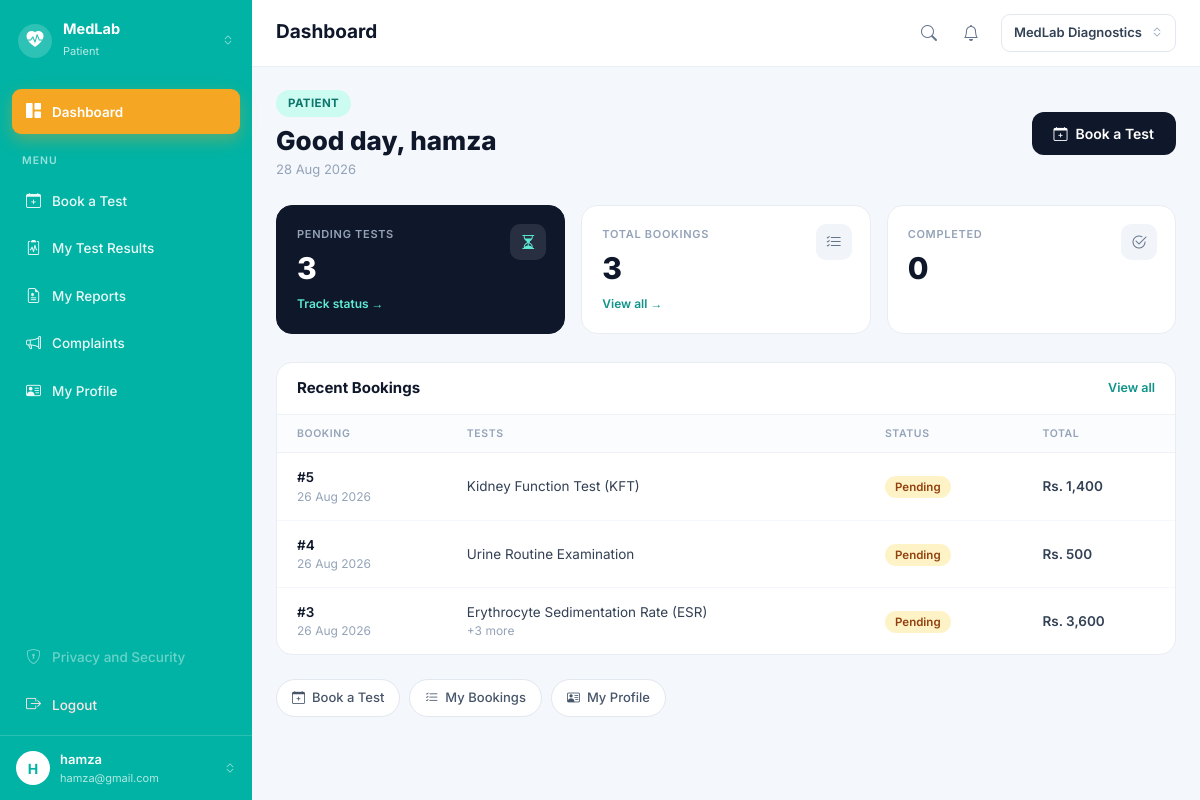
The app's page /auth/dashboard (signed in), older data.
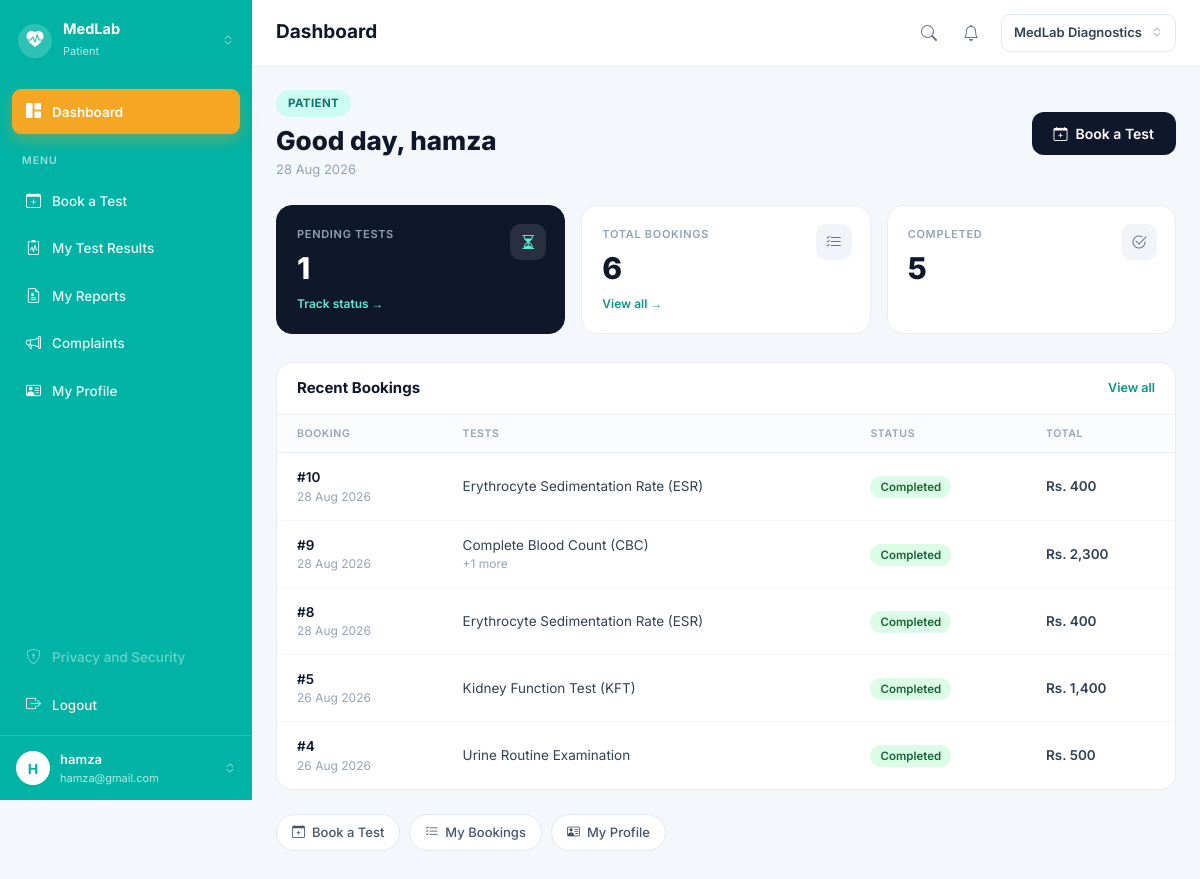
The same page, newer data.
### app/models/booking.py (models this page shows, shortened)
class Booking(db.Model):
    __tablename__ = "bookings"
    id = db.Column(db.Integer, primary_key=True)
    patient_id = db.Column(
        db.Integer,
        db.ForeignKey("patients.id"),
        nullable=False
    )
    booked_by = db.Column(
        db.Integer,
        db.ForeignKey("users.id"),
        nullable=False
    )
    status = db.Column(
        db.String(30),
        default="Pending",
        nullable=False
    )   # Pending, Sample Collected, Processing, Completed, Cancelled
    scheduled_at = db.Column(db.DateTime, nullable=True)
    created_at = db.Column(
        db.DateTime,
        default=lambda: datetime.now(timezone.utc),
        nullable=False
    )
    patient = db.relationship("Patient", backref="bookings")
    items = db.relationship("BookingItem", back_populates="booking", cascade="all, delete-orphan")

### app/models/test.py (models this page shows, shortened)
class Test(db.Model):
    __tablename__ = "tests"
    id = db.Column(db.Integer, primary_key=True)
    category_id = db.Column(
        db.Integer,
        db.ForeignKey("test_categories.id"),
        nullable=False
    )
    name = db.Column(db.String(150), nullable=False)
    code = db.Column(db.String(20), unique=True, nullable=False)
    price = db.Column(db.Float, nullable=False)
    sample_type = db.Column(db.String(50), nullable=True)
    turnaround_hours = db.Column(db.Integer, nullable=True)
    category = db.relationship("TestCategory", back_populates="tests")

### app/auth/routes.py (the view, shortened to what this page needs)
@auth.route("/dashboard")
@login_required
def dashboard():
    role_name = current_user.role.name
    stats = {}
    recent_bookings = []
    queue = []
    today = datetime.now(timezone.utc).strftime("%Y-%m-%d")
    if role_name == "Patient":
        section = "patient"
        my_patient = Patient.query.filter_by(user_id=current_user.id).first()
        if my_patient:
            base_q = Booking.query.filter_by(patient_id=my_patient.id)
            stats["total_bookings"]     = base_q.count()
            stats["pending_bookings"]   = base_q.filter_by(status="Pending").count()
            stats["completed_bookings"] = base_q.filter_by(status="Completed").count()
            recent_bookings = base_q.order_by(Booking.created_at.desc()).limit(5).all()
        else:
            stats["total_bookings"]     = 0
            stats["pending_bookings"]   = 0
            stats["completed_bookings"] = 0
    else:
        section = "other"
    return render_template(
        "auth/dashboard.html",
        section=section,
        stats=stats,
        recent_bookings=recent_bookings,
        queue=queue,
        today_label=datetime.now(timezone.utc).strftime("%d %b %Y")
    )

### app/auth/routes.py (called while the page is built)
@login_manager.user_loader
def load_user(user_id):
    return db.session.get(
        User,
        int(user_id)
    )

### app/templates/auth/dashboard.html (shortened to what the changed rows need)
{% extends "base.html" %}
{% block content %}
<div class="dash">
    <div class="dash-head">
        <div>
            <h1 class="dash-hello mt-2">Good day, {{ current_user.name }}</h1>
        </div>
    </div>
    <div class="stat-row">
        {% if section == "patient" %}
            <a href="{{ url_for('medlab.my_bookings') }}" class="tile accent">
                <div class="t-icon"><i class="bi bi-hourglass-split"></i></div>
                <div class="t-label">Pending Tests</div>
                <div class="t-value">{{ stats.pending_bookings }}</div>
                <div class="t-more">Track status &rarr;</div>
            </a>
            <a href="{{ url_for('medlab.my_bookings') }}" class="tile">
                <div class="t-icon"><i class="bi bi-list-check"></i></div>
                <div class="t-label">Total Bookings</div>
                <div class="t-value">{{ stats.total_bookings }}</div>
                <div class="t-more">View all &rarr;</div>
            </a>
            <div class="tile">
                <div class="t-icon"><i class="bi bi-check2-circle"></i></div>
                <div class="t-label">Completed</div>
                <div class="t-value">{{ stats.completed_bookings }}</div>
            </div>
        {% endif %}
    </div>
    {% if section in ["patient", "admin"] %}
    <div class="panel">
        <div class="panel-head">
            <h2>Recent Bookings</h2>
        </div>
        <table>
            <thead>
                <tr>
                    <th>Booking</th>
                    <th>Tests</th>
                    <th>Status</th>
                    <th>Total</th>
                </tr>
            </thead>
            <tbody>
                {% for b in recent_bookings %}
                <tr>
                    <td>
                        <div class="cell-strong">#{{ b.id }}</div>
                        <div class="cell-dim">{{ b.created_at.strftime('%d %b %Y') }}</div>
                    </td>
                    <td>
                        {% if b.items %}
                            <div>{{ b.items[0].test.name }}</div>
                            {% if b.items | length > 1 %}
                                <div class="cell-dim">+{{ b.items | length - 1 }} more</div>
                            {% endif %}
                        {% else %}
                            <span class="cell-dim">&mdash;</span>
                        {% endif %}
                    </td>
                    <td>
                        <span class="badge-soft
                            {%- if b.status == 'Pending' %} s-pending
                            {%- elif b.status == 'Completed' %} s-done
                            {%- elif b.status == 'Cancelled' %} s-cancel
                            {%- else %} s-progress{% endif %}">{{ b.status }}</span>
                    </td>
                    <td class="cell-strong">
                        Rs. {{ "{:,.0f}".format(b.items | sum(attribute="price")) }}
                    </td>
                </tr>
                {% endfor %}
            </tbody>
        </table>
    </div>
    {% endif %}
</div>
{% endblock %}

Row changes from the older to the newer data that the page shows:
no longer on this page (row unchanged): Booking: id "3", created_at "26 Aug 2026", name "Erythrocyte Sedimentation Rate (ESR)", items|length "3", status "Pending", items|sum "3,600"
added Booking: id "10", created_at "28 Aug 2026", name "Erythrocyte Sedimentation Rate (ESR)", status "Completed", items|sum "400"
added Booking: id "9", created_at "28 Aug 2026", name "Complete Blood Count (CBC)", items|length "1", status "Completed", items|sum "2,300"
added Booking: id "8", created_at "28 Aug 2026", name "Erythrocyte Sedimentation Rate (ESR)", status "Completed", items|sum "400"
changed Booking "Kidney Function Test (KFT)": status "Pending" → "Completed"
changed Booking "Urine Routine Examination": status "Pending" → "Completed"
Text that changed along with them:
{{ stats.pending_bookings }}: "3" → "1"
{{ stats.total_bookings }}: "3" → "6"
{{ stats.completed_bookings }}: "0" → "5"
